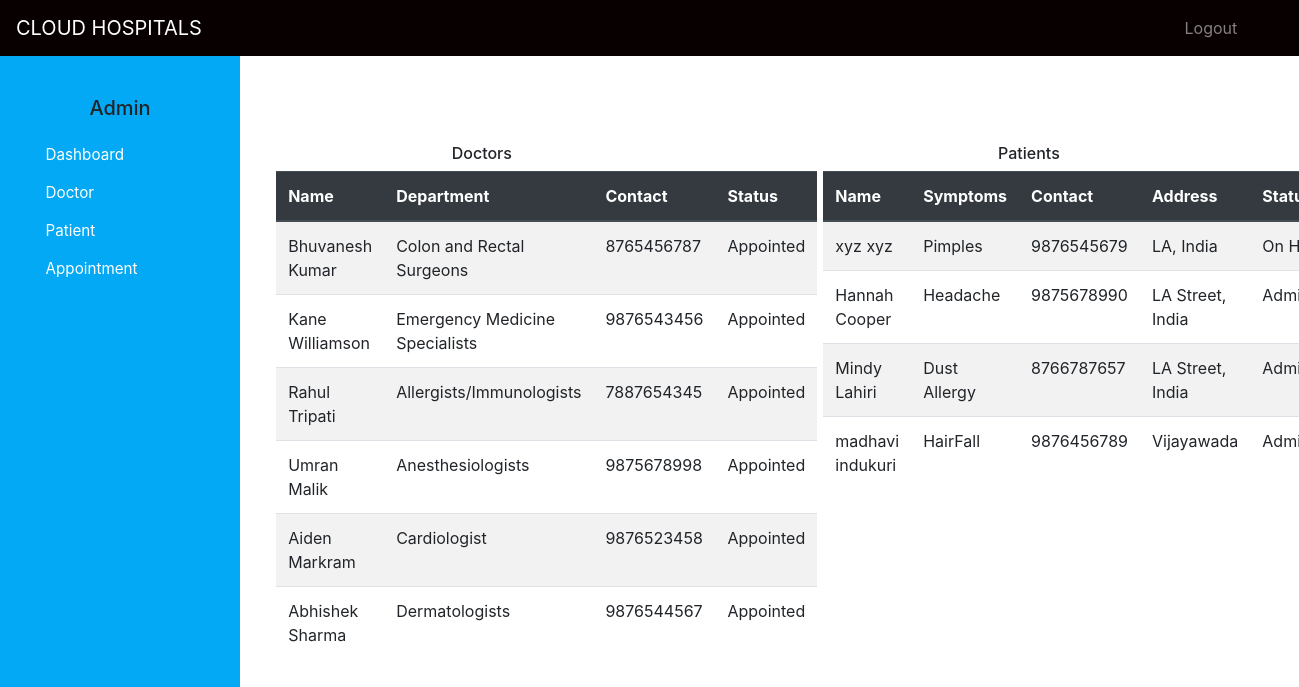
Page /admin-dashboard (signed in) on the committed database.
### hospital/models.py (models this page shows, shortened)
class Doctor(models.Model):
    user=models.OneToOneField(User,on_delete=models.CASCADE)
    address = models.CharField(max_length=40)
    mobile = models.CharField(max_length=20,null=True)
    department= models.CharField(max_length=50,choices=departments,default='Cardiologist')
    status=models.BooleanField(default=False)
    @property
    def get_name(self):
        return self.user.first_name+" "+self.user.last_name

class Patient(models.Model):
    user=models.OneToOneField(User,on_delete=models.CASCADE)
    address = models.CharField(max_length=40)
    mobile = models.CharField(max_length=20,null=False)
    symptoms = models.CharField(max_length=100,null=False)
    assignedDoctorId = models.PositiveIntegerField(null=True)
    admitDate=models.DateField(auto_now=True)
    status=models.BooleanField(default=False)
    @property
    def get_name(self):
        return self.user.first_name+" "+self.user.last_name

### hospital/views.py (the view)
# urls.py: path('admin-dashboard', views.admin_dashboard_view,name='admin-dashboard'),
@login_required(login_url='adminlogin')
@user_passes_test(is_admin)
def admin_dashboard_view(request):
    doctors=models.Doctor.objects.all().order_by('-id')
    patients=models.Patient.objects.all().order_by('-id')
    doctorcount=models.Doctor.objects.all().filter(status=True).count()
    pendingdoctorcount=models.Doctor.objects.all().filter(status=False).count()
    patientcount=models.Patient.objects.all().filter(status=True).count()
    pendingpatientcount=models.Patient.objects.all().filter(status=False).count()
    appointmentcount=models.Appointment.objects.all().filter(status=True).count()
    pendingappointmentcount=models.Appointment.objects.all().filter(status=False).count()
    mydict={
    'doctors':doctors,
    'patients':patients,
    'doctorcount':doctorcount,
    'pendingdoctorcount':pendingdoctorcount,
    'patientcount':patientcount,
    'pendingpatientcount':pendingpatientcount,
    'appointmentcount':appointmentcount,
    'pendingappointmentcount':pendingappointmentcount,
    }
    return render(request,'hospital/admin_dashboard.html',context=mydict)

### hospital/views.py (called while the page is built)
def is_admin(user):
    return user.groups.filter(name='ADMIN').exists()

### templates/hospital/admin_dashboard.html
{% extends 'hospital/admin_base.html' %}
{% load static %}
{% block content %}
<br><br><br><br>
<div class="container">
  <div class="row">
    <div class="panel panel-primary col-md-5" style="margin-left:2%;">
      <div class="panel-heading" style="text-align:center;">
        <h6 class="panel-title">Doctors</h6>
      </div>
      <table class="table table-hover table-striped" id="dev-table">
        <thead class="thead-dark">
          <tr>
            <th>Name</th>
            <th>Department</th>
            <th>Contact</th>
            <th>Status</th>
          </tr>
        </thead>
        {% for d in doctors %}
        <tr>
          <td> {{d.get_name}}</td>
          <td>{{d.department}}</td>
          <td>{{d.mobile}}</td>
          {%if d.status%}
          <td> <span class="label label-primary">Appointed</span></td>
          {% else %}
          <td> <span class="label label-success">On Hold</span></td>
          {% endif %}
        </tr>
        {% endfor %}
      </table>
    </div>
    <div class="panel panel-primary col-md-5" style="margin-left:10%;">
      <div class="panel-heading" style="text-align:center;">
        <h6 class="panel-title">Patients</h6>
      </div>
      <table class="table table-hover table-striped" id="dev-table">
        <thead class="thead-dark">
          <tr>
            <th>Name</th>
            <th>Symptoms</th>
            <th>Contact</th>
            <th>Address</th>
            <th>Status</th>
          </tr>
        </thead>
        {% for p in patients %}
        <tr>
          <td> {{p.get_name}}</td>
          <td>{{p.symptoms}}</td>
          <td>{{p.mobile}}</td>
          <td>{{p.address}}</td>
          {%if p.status%}
          <td> <span class="label label-primary">Admitted</span></td>
          {% else %}
          <td> <span class="label label-success">On Hold</span></td>
          {% endif %}
        </tr>
        {% endfor %}
      </table>
    </div>
  </div>
</div>
{% endblock content %}

### templates/hospital/admin_base.html (shortened to what this page needs)
<!DOCTYPE html>
{% load static %}
<html lang="en">
<head>
  <link rel="stylesheet" href="https://stackpath.bootstrapcdn.com/bootstrap/4.3.1/css/bootstrap.min.css">
  <link rel="stylesheet" href="https://maxcdn.bootstrapcdn.com/font-awesome/4.7.0/css/font-awesome.min.css">
  <link rel="stylesheet" href="{% static '/style.css' %}">
</head>
<body>
  <nav class="menu" tabindex="0">
    <header>
      <br><br><br><br>
      <h5>Admin</h5>
    </header>
    <ul>
      <li tabindex="0" > <a style="color:white; text-decoration:none;" href="/admin-dashboard"><span>Dashboard</span></a> </li>
      <li tabindex="0" > <a style="color:white; text-decoration:none;" href="/admin-doctor"><span>Doctor</span></a></li>
      <li tabindex="0" > <a style="color:white; text-decoration:none;" href="/admin-patient"><span>Patient</span></a></li>
      <li tabindex="0" > <a style="color:white; text-decoration:none;" href="/admin-appointment"><span>Appointment</span></a></li>
    </ul>
  </nav>
  <main>
    <div class="bs-example">
      <nav class="navbar navbar-expand-md  navbar-dark fixed-top" style="background:#080000;">
        <a href="/admin-dashboard" class="navbar-brand">CLOUD HOSPITALS</a>
        <div class="collapse navbar-collapse justify-content-between" id="navbarCollapse">
          <div class="navbar-nav" style=" margin-left: 90%;">
            <a href="/logout" class="nav-item nav-link">Logout</a>
          </div>
        </div>
      </nav>
    </div>
    <br><br>
    {% block content %}
    {% endblock content %}
    <br><br><br><br>
  </main>
</body>
</html>

### static/style.css (style rules this page uses)
body { padding-left: 240px; }
main { position: relative; height: 100vh; }
.menu { background: #5bc995; height: 100vh; width: 240px; position: fixed; top: 0px; left: 0; z-index: 5; outline: none; }
.menu ul { list-style: none; padding: 0.5em 0; margin: 0; }
.menu ul li { padding: 0.5em 1em 0.5em 3em; font-size: 0.95em; font-weight: regular; background-repeat: no-repeat; background-position: left 15px center; background-size: auto 20px; transition: all 0.15s linear; cursor: pointer; }

### templates/hospital/admin_base.html (style rules this page uses)
a:link { text-decoration: none; }
a { color: white; }
h5 { text-align: center; }
body { padding-left: 240px; }
main { position: relative; height: 100vh; }
.menu { background: #03a9f4; height: 100vh; width: 240px; position: fixed; top: 0px; left: 0; z-index: 5; outline: none; }
.menu ul { list-style: none; padding: 0.5em 0; margin: 0; }
.menu ul li { padding: 0.5em 1em 0.5em 3em; font-size: 0.95em; font-weight: regular; background-repeat: no-repeat; background-position: left 15px center; background-size: auto 20px; transition: all 0.15s linear; cursor: pointer; }

### rows in the picture
Doctor: get_name "Bhuvanesh Kumar", department "Colon and Rectal Surgeons", mobile "8765456787", status "Appointed"
Doctor: get_name "Kane Williamson", department "Emergency Medicine Specialists", mobile "9876543456", status "Appointed"
Doctor: get_name "Rahul Tripati", department "Allergists/Immunologists", mobile "7887654345", status "Appointed"
Doctor: get_name "Umran Malik", department "Anesthesiologists", mobile "9875678998", status "Appointed"
Doctor: get_name "Aiden Markram", department "Cardiologist", mobile "9876523458", status "Appointed"
Doctor: get_name "Abhishek Sharma", department "Dermatologists", mobile "9876544567", status "Appointed"
Patient: get_name "xyz xyz", symptoms "Pimples", mobile "9876545679", address "LA, India", status "On…"
Patient: get_name "Hannah Cooper", symptoms "Headache", mobile "9875678990", address "LA Street, India", status "Admitted"
Patient: get_name "Mindy Lahiri", symptoms "Dust Allergy", mobile "8766787657", address "LA Street, India", status "Admitted"
Patient: get_name "madhavi indukuri", symptoms "HairFall", mobile "9876456789", address "Vijayawada", status "Admitted"
